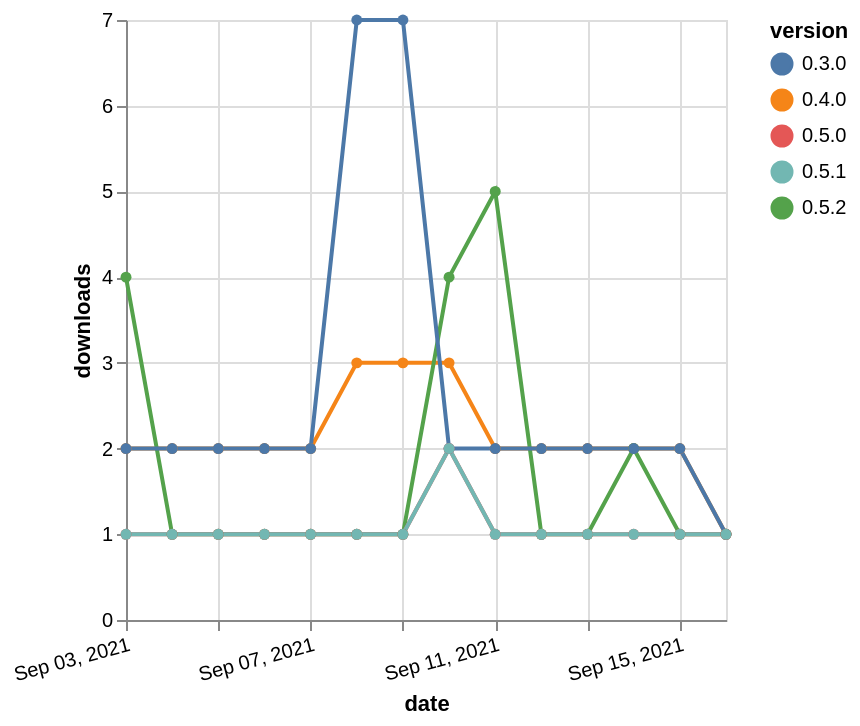

Vega-Lite specification stored for this chart:
### Vega-Lite specification from a JSON file in a GitHub repository (floating-point values rounded to 4 significant figures)
{"$schema": "https://vega.github.io/schema/vega-lite/v5.json", "description": "A simple bar chart with embedded data.", "data": {"values": [{"date": "2021-09-03", "total": 2361, "delta": 2, "version": "0.4.0"}, {"date": "2021-09-04", "total": 2363, "delta": 2, "version": "0.4.0"}, {"date": "2021-09-05", "total": 2365, "delta": 2, "version": "0.4.0"}, {"date": "2021-09-06", "total": 2367, "delta": 2, "version": "0.4.0"}, {"date": "2021-09-07", "total": 2369, "delta": 2, "version": "0.4.0"}, {"date": "2021-09-08", "total": 2372, "delta": 3, "version": "0.4.0"}, {"date": "2021-09-09", "total": 2375, "delta": 3, "version": "0.4.0"}, {"date": "2021-09-10", "total": 2378, "delta": 3, "version": "0.4.0"}, {"date": "2021-09-11", "total": 2380, "delta": 2, "version": "0.4.0"}, {"date": "2021-09-12", "total": 2382, "delta": 2, "version": "0.4.0"}, {"date": "2021-09-13", "total": 2384, "delta": 2, "version": "0.4.0"}, {"date": "2021-09-14", "total": 2386, "delta": 2, "version": "0.4.0"}, {"date": "2021-09-15", "total": 2388, "delta": 2, "version": "0.4.0"}, {"date": "2021-09-16", "total": 2389, "delta": 1, "version": "0.4.0"}, {"date": "2021-09-03", "total": 390, "delta": 4, "version": "0.5.2"}, {"date": "2021-09-04", "total": 391, "delta": 1, "version": "0.5.2"}, {"date": "2021-09-05", "total": 392, "delta": 1, "version": "0.5.2"}, {"date": "2021-09-06", "total": 393, "delta": 1, "version": "0.5.2"}, {"date": "2021-09-07", "total": 394, "delta": 1, "version": "0.5.2"}, {"date": "2021-09-08", "total": 395, "delta": 1, "version": "0.5.2"}, {"date": "2021-09-09", "total": 396, "delta": 1, "version": "0.5.2"}, {"date": "2021-09-10", "total": 400, "delta": 4, "version": "0.5.2"}, {"date": "2021-09-11", "total": 405, "delta": 5, "version": "0.5.2"}, {"date": "2021-09-12", "total": 406, "delta": 1, "version": "0.5.2"}, {"date": "2021-09-13", "total": 407, "delta": 1, "version": "0.5.2"}, {"date": "2021-09-14", "total": 409, "delta": 2, "version": "0.5.2"}, {"date": "2021-09-15", "total": 410, "delta": 1, "version": "0.5.2"}, {"date": "2021-09-16", "total": 411, "delta": 1, "version": "0.5.2"}, {"date": "2021-09-03", "total": 8262, "delta": 2, "version": "0.3.0"}, {"date": "2021-09-04", "total": 8264, "delta": 2, "version": "0.3.0"}, {"date": "2021-09-05", "total": 8266, "delta": 2, "version": "0.3.0"}, {"date": "2021-09-06", "total": 8268, "delta": 2, "version": "0.3.0"}, {"date": "2021-09-07", "total": 8270, "delta": 2, "version": "0.3.0"}, {"date": "2021-09-08", "total": 8277, "delta": 7, "version": "0.3.0"}, {"date": "2021-09-09", "total": 8284, "delta": 7, "version": "0.3.0"}, {"date": "2021-09-10", "total": 8286, "delta": 2, "version": "0.3.0"}, {"date": "2021-09-11", "total": 8288, "delta": 2, "version": "0.3.0"}, {"date": "2021-09-12", "total": 8290, "delta": 2, "version": "0.3.0"}, {"date": "2021-09-13", "total": 8292, "delta": 2, "version": "0.3.0"}, {"date": "2021-09-14", "total": 8294, "delta": 2, "version": "0.3.0"}, {"date": "2021-09-15", "total": 8296, "delta": 2, "version": "0.3.0"}, {"date": "2021-09-16", "total": 8297, "delta": 1, "version": "0.3.0"}, {"date": "2021-09-03", "total": 175, "delta": 1, "version": "0.5.0"}, {"date": "2021-09-04", "total": 176, "delta": 1, "version": "0.5.0"}, {"date": "2021-09-05", "total": 177, "delta": 1, "version": "0.5.0"}, {"date": "2021-09-06", "total": 178, "delta": 1, "version": "0.5.0"}, {"date": "2021-09-07", "total": 179, "delta": 1, "version": "0.5.0"}, {"date": "2021-09-08", "total": 180, "delta": 1, "version": "0.5.0"}, {"date": "2021-09-09", "total": 181, "delta": 1, "version": "0.5.0"}, {"date": "2021-09-10", "total": 183, "delta": 2, "version": "0.5.0"}, {"date": "2021-09-11", "total": 184, "delta": 1, "version": "0.5.0"}, {"date": "2021-09-12", "total": 185, "delta": 1, "version": "0.5.0"}, {"date": "2021-09-13", "total": 186, "delta": 1, "version": "0.5.0"}, {"date": "2021-09-14", "total": 187, "delta": 1, "version": "0.5.0"}, {"date": "2021-09-15", "total": 188, "delta": 1, "version": "0.5.0"}, {"date": "2021-09-16", "total": 189, "delta": 1, "version": "0.5.0"}, {"date": "2021-09-03", "total": 240, "delta": 1, "version": "0.5.1"}, {"date": "2021-09-04", "total": 241, "delta": 1, "version": "0.5.1"}, {"date": "2021-09-05", "total": 242, "delta": 1, "version": "0.5.1"}, {"date": "2021-09-06", "total": 243, "delta": 1, "version": "0.5.1"}, {"date": "2021-09-07", "total": 244, "delta": 1, "version": "0.5.1"}, {"date": "2021-09-08", "total": 245, "delta": 1, "version": "0.5.1"}, {"date": "2021-09-09", "total": 246, "delta": 1, "version": "0.5.1"}, {"date": "2021-09-10", "total": 248, "delta": 2, "version": "0.5.1"}, {"date": "2021-09-11", "total": 249, "delta": 1, "version": "0.5.1"}, {"date": "2021-09-12", "total": 250, "delta": 1, "version": "0.5.1"}, {"date": "2021-09-13", "total": 251, "delta": 1, "version": "0.5.1"}, {"date": "2021-09-14", "total": 252, "delta": 1, "version": "0.5.1"}, {"date": "2021-09-15", "total": 253, "delta": 1, "version": "0.5.1"}, {"date": "2021-09-16", "total": 254, "delta": 1, "version": "0.5.1"}]}, "width": "container", "mark": {"type": "line", "point": {"filled": true}}, "encoding": {"x": {"field": "date", "type": "temporal", "timeUnit": "yearmonthdate", "title": "date", "axis": {"labelAngle": -15}}, "y": {"field": "delta", "type": "quantitative", "title": "downloads"}, "color": {"field": "version", "type": "nominal"}, "tooltip": {"field": "delta"}}}
